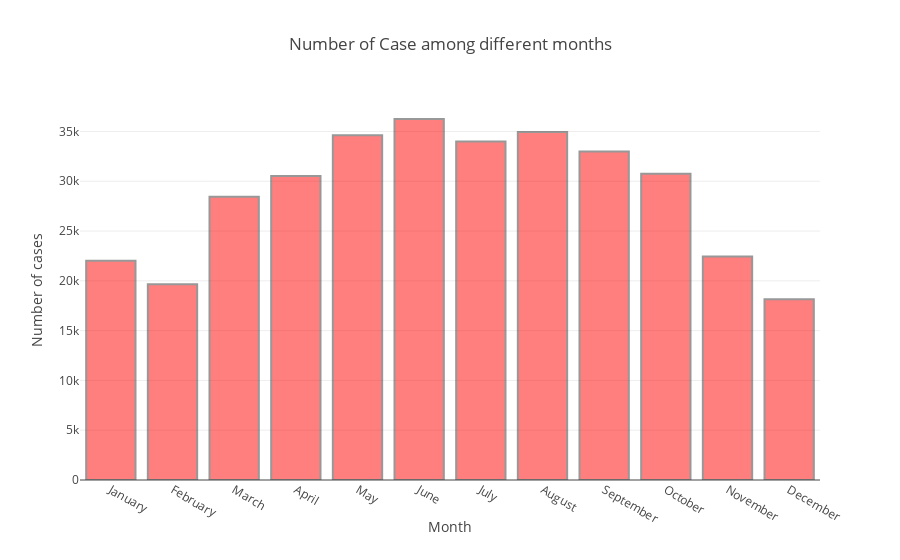

Notebook cell for this chart:
### Code cell
number= {'type' : 'bar',
         "name":"Number of Cases ",
                     'x' : temp.month_of_year_str,
                     'y' : temp["count"],
                     'marker' : {'color' : 'red',
                                'line' : {'color' : '#333',
                                          'width' : 2}},
                     'opacity' : 0.5,}
                     

layout = {'title' : "Number of Case among different months ",
         'xaxis' : {'title' : 'Month'},
         'yaxis' : {'title' : 'Number of cases'},
         }
fig = {'data' : [number],
      'layout' : layout}
pyo.iplot(fig)

### Figure 1 — Plotly figure (JSON) as saved in the notebook; plotly's stock layout.template omitted (floating-point values rounded to 4 significant figures)
{"data": [{"marker": {"color": "red", "line": {"color": "#333", "width": 2}}, "name": "Number of Cases ", "opacity": 0.5, "type": "bar", "x": ["January  ", "February ", "March    ", "April    ", "May      ", "June     ", "July     ", "August   ", "September", "October  ", "November ", "December "], "y": [22012, 19648, 28449, 30530, 34615, 36253, 34005, 34951, 32991, 30748, 22443, 18149]}], "layout": {"title": "Number of Case among different months ", "xaxis": {"title": "Month"}, "yaxis": {"title": "Number of cases"}}}
